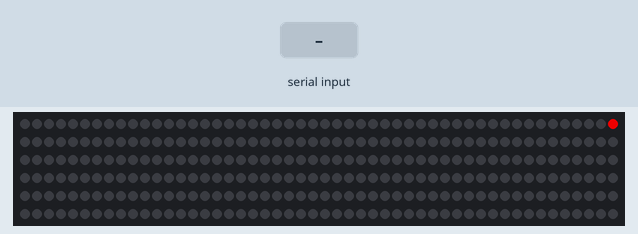
Simulated run of this sketch. Board: Arduino Uno, built with avr-gcc and run on an emulated ATmega328P. On the bench: 300 RGB LEDs in strip order, left to right, continuing on the next row. The test bench sets the inputs (shaded band). Dim RGB values are drawn brighter than linear; random numbers use the default seed unless the sketch sets one.

Above: at 1.2 s.
1.3 s: "D" received over Serial
At 1.72 s:
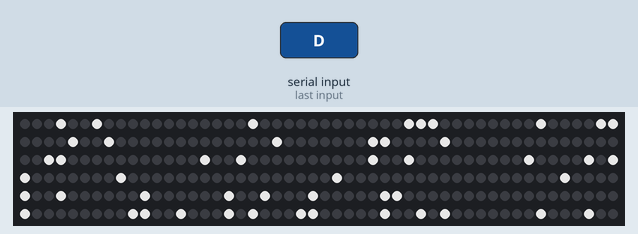
4.0 s: "N" received over Serial
At 4.23 s:
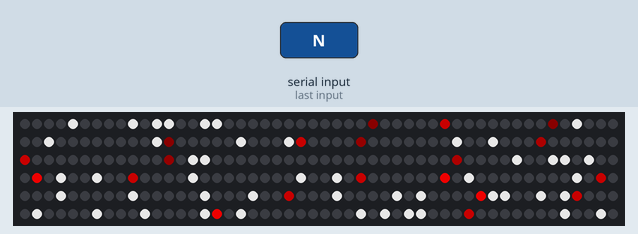
At 4.85 s:
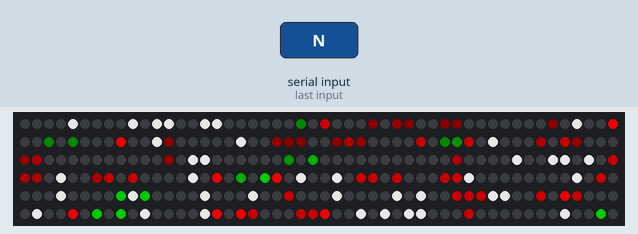
Timing chart, 0 to 7.0 s (numbered marks = the images above; inputs shaded):
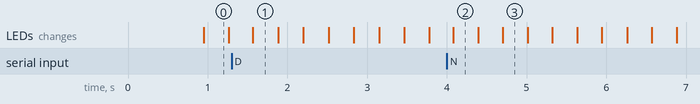

The sketch:

ledstring_falling_drops.ino
```cpp
#include <FastLED.h>
#define NUM_LEDS 300
CRGB leds[NUM_LEDS];
#define NUM_LEVELS 8
// int prevcal[NUM_LEVELS] = { 25, 48, 66, 88, 103, 118, 131, 143, NUM_LEDS-1};
int prevcal[NUM_LEVELS] = { 23, 53, 85, 123, 169, 209, 257, NUM_LEDS-1};
#define NUM_DROPS 10
int phases[NUM_DROPS];
int levels[NUM_DROPS];
uint8_t colors[NUM_DROPS];
int color_dir = -1;

void setup() {
  FastLED.addLeds<NEOPIXEL, A0>(leds, NUM_LEDS);
  for (int i = 0; i < NUM_DROPS; ++i) {
    phases[i] = random(100);
    levels[i] = color_dir * (random(50) + 25);
  }
  Serial.begin(9600);
}

template <int LEDS_NUM>
class Fader {

  uint8_t phases[LEDS_NUM];
};


void SafeSetRGB(int dot, uint8_t r, uint8_t g, uint8_t b) {
  if (dot >= NUM_LEDS || dot < 0) return;
  leds[dot].setRGB(r, g, b);
}

void SafeSetColor(int dot, uint8_t color, uint8_t blevel, uint8_t clevel) {
  if (dot >= (NUM_LEDS) || dot < 0) return;
  uint8_t r = blevel, g = blevel, b = blevel;
  if (color == 0) r = clevel;
  if (color == 1) g = clevel;
  if (color == 2) b = clevel;
  leds[dot].setRGB(r, g, b);
//  leds[dot + 1].setRGB(r/4, g/4, b/4);
//  leds[dot - 1].setRGB(r/4, g/4, b/4);
}

int GetPixel(int phase, int level) {
  if (level < 1 || level >= NUM_LEVELS) return -1;
  int prev = prevcal[level-1];
  int dot = prevcal[level];
  int len = dot - prev;
  int cloc = (phase * len) / 100;
  if (level % 2) {
    return prev + cloc;
  }
  return dot - cloc;
}

void Drop(int phase, int level, uint8_t color) {
  SafeSetColor(GetPixel(phase, level), color, 0, 200);
  SafeSetColor(GetPixel(phase, level+(color_dir * 1)), color, 0, 200);
  SafeSetColor(GetPixel(phase, level+(color_dir * 2)), color, 0, 200);
  SafeSetColor(GetPixel(phase, level+(color_dir * 3)), color, 0, 100);
  SafeSetColor(GetPixel(phase, level+(color_dir * 4)), color, 0, 100);
  SafeSetColor(GetPixel(phase, level+(color_dir * 5)), color, 0, 100);
  SafeSetColor(GetPixel(phase, level+(color_dir * 6)), color, 0, 50);
  SafeSetColor(GetPixel(phase, level+(color_dir * 7)), color, 0, 20);
  SafeSetColor(GetPixel(phase, level+(color_dir * 8)), color, 0, 10);

}

// void Drop(int phase, int level, uint8_t color) {
//   SafeSetColor(GetPixel(phase, level), color, 200, 200);
//   SafeSetColor(GetPixel(phase, level+(color_dir * 1)), color, 100, 200);
//   SafeSetColor(GetPixel(phase, level+(color_dir * 2)), color, 100, 200);
//   SafeSetColor(GetPixel(phase, level+(color_dir * 3)), color, 50, 200);
//   SafeSetColor(GetPixel(phase, level+(color_dir * 4)), color, 50, 200);
//   SafeSetColor(GetPixel(phase, level+(color_dir * 5)), color, 50, 200);
//   SafeSetColor(GetPixel(phase, level+(color_dir * 6)), color, 20, 200);
//   SafeSetColor(GetPixel(phase, level+(color_dir * 7)), color, 10, 200);
//   SafeSetColor(GetPixel(phase, level+(color_dir * 8)), color, 0, 200);
//
// }

void display() {
//  for (int dot = 0; dot < NUM_LEDS; dot++) {
//    leds[dot].setRGB(0, 0, 0);
//  }
  for (int i = 0; i < NUM_DROPS; ++i) {
    Drop(phases[i], levels[i], colors[i]);
    levels[i] -= color_dir;
    if ((color_dir * levels[i]) < -10) {
      levels[i]=5 + (10 * color_dir);
      phases[i] = random(100);
      colors[i] = random(2);
    }
  }

  FastLED.show();
}

void detection_display() {
  for (int dot = 0; dot < NUM_LEDS; dot++) {
    leds[dot].setRGB(0, 0, 0);
  }
  for (int i = 0; i < 55; ++i) {
    int rand = random(NUM_LEDS);
    leds[rand].setRGB(180, 180, 180);
  }
  FastLED.show();
}


bool has_detections=false;
void loop() {
  if (Serial.available() > 0) {
    int in  = Serial.read();
    if (in == 'D') {
      has_detections = true;
    } else {
    if (in == 'N')
      has_detections = false;
    }
  }
  if (has_detections) {
    detection_display();
  } else {
    display();
  }

  delay(20);
}
```
